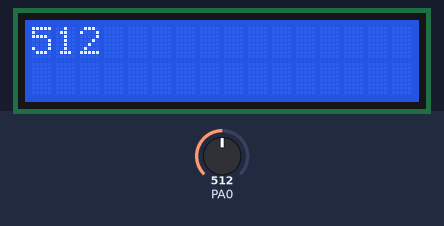
Recording of a program running on a simulated ATmega32, built with avr-gcc and emulated at 16 MHz. On the bench: 16×2 character LCD. Wiring (inferred from the names in the program): character LCD (HD44780): RS PA3; E PA2; data PB0, PB1, PB2, PB4. The inputs (shaded band) are chosen by the test bench; at power-on: PA0 = 512. The character LCD is taken to start in 4-bit mode.

Above: at 2.6 s.
2.7 s: PA0 set to 716
At 3.4 s:
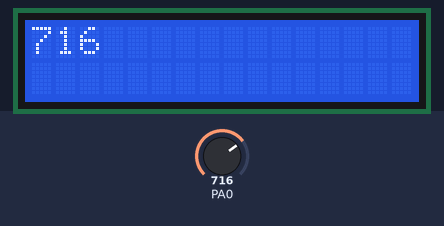
4.4 s: PA0 set to 900
At 6.1 s:
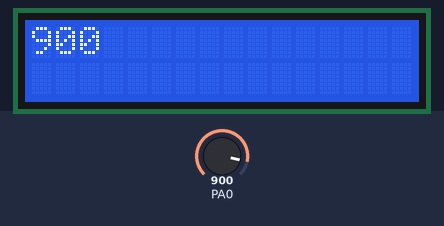
6.4 s: PA0 set to 1023
At 8.0 s:
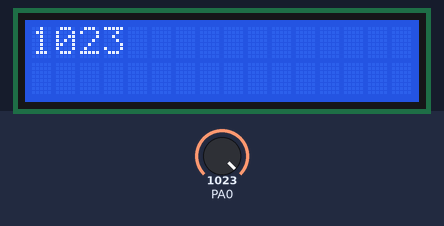
Timing chart, 0 to 9.5 s (numbered marks = the images above; inputs shaded):
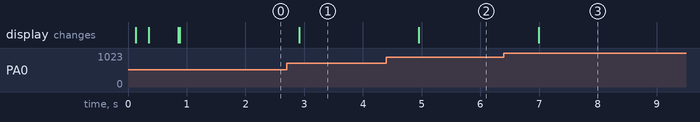

Measured:
- after the input at 2.7 s, the display: changes after 0.21 s (image 1)
- after the input at 4.4 s, the display: changes after 0.55 s (image 2)
- after the input at 6.4 s, the display: changes after 0.59 s (image 3)

The program:

main.c
```c
/*
 * ADC.c
 *
 * Created: 10/24/2023 1:49:22 PM
 * Author : LENOVO
 */

#include <avr/io.h>
#include "ADC (1).h"
#include "LCD.h"


int main(void)
{
    /* Replace with your application code */

	LCD_INIT();
	ADC_ConfigType ADC_CONFIG = {AVCC, F_8};
	ADC_init(&ADC_CONFIG);

	_delay_ms(100);
	LCD_write_command(0x0C); // display on, cursor off
	_delay_ms(100);
	LCD_write_command(0x01); // make clear LCD
	_delay_ms(1);
	LCD_write_string("ADC building in project......");
	_delay_ms(500);
	LCD_write_command(0x01); // make clear LCD
	_delay_ms(10);

    while (1)
    {//(ADC_readChannel(0x01)*5*150/1024*.01*1.5);
		LCD_write_number(ADC_readChannel(0x00));
		_delay_ms(1000);
		LCD_write_command(0x01); // make clear LCD
		_delay_ms(1);

    }
}
```

ADC__1_.c
```c
/*
 * ADC.c
 *
 *  Created on: Oct 2, 2021
 *  Author: Menna Sayed
 *
 ***********************************************************************************/

#include "ADC (1).h"


void ADC_init(const ADC_ConfigType* Config_ptr){

	ADMUX=0;
	switch(Config_ptr->ref_volt)
	{
	case 3:                   /*internal vref..2.56v*/
		SETBIT(ADMUX,REFS1);
		SETBIT(ADMUX,REFS0);
		break;
	case 0:                    /* Aref...External voltage*/
		break;
	case 1:                    /*avcc .. 5v*/
		SETBIT(ADMUX,REFS0);
		break;
	}
	ADCSRA =0;
	switch(Config_ptr->Prescaler)            //selecting the prescaler
	{
	case 0:
		break;
	case 1:
		SETBIT(ADCSRA,ADPS0);
		break;
	case 2:
		SETBIT(ADCSRA,ADPS1);
		break;
	case 3:
		SETBIT(ADCSRA,ADPS0);
		SETBIT(ADCSRA,ADPS1);
		break;
	case 4:
		SETBIT(ADCSRA,ADPS2);
		break;
	case 5:
		SETBIT(ADCSRA,ADPS0);
		SETBIT(ADCSRA,ADPS2);
		break;
	case 6:
		SETBIT(ADCSRA,ADPS1);
		SETBIT(ADCSRA,ADPS2);
		break;
	case 7:
		SETBIT(ADCSRA,ADPS0);
		SETBIT(ADCSRA,ADPS1);
		SETBIT(ADCSRA,ADPS2);
		break;
	}
	SETBIT(ADCSRA,ADEN);   //ADC enable
	CLRBIT(ADCSRA,ADIE);  //to disable interrupt

}
uint16_t ADC_readChannel(uint8_t ch_num){

ch_num &= 0x07;                /*for making sure that the entered no is only 3 bits*/
ADMUX &= 0xE0;                  /*for clearing the first 5 bits in the reg */
ADMUX |= ch_num;                /*inserting channel num in admux reg*/
SETBIT(ADCSRA,ADSC);           /*START CONVERSION*/
while(READBIT(ADCSRA,ADIF) == 0);   /*polling till the flag is set*/
SETBIT(ADCSRA,ADIF);            /*for clearing the flag after conversion*/
return ADC;                      /*to read the value after the conversion from adc data reg.*/
}
```

ADC__1_.h
```c
/*
 * ADC.h
 *
 *  Created on: Oct 2, 2021
 *      Author: Menna Sayed
 */

#include "std_macros.h"
#ifndef ADC_H_
#define ADC_H_

/*******************************************************************************
 *                               Types Declaration                             *
 *******************************************************************************/

typedef	enum{   F_2_0,F_2_1,F_4,F_8,F_16,F_32,F_64,F_128    } ADC_Prescaler;

typedef	enum{
	Aref,AVCC,Reserved,Internal
}ADC_REFRENCE_VOLT;

typedef struct{
	              ADC_REFRENCE_VOLT ref_volt;
	              ADC_Prescaler     Prescaler;   /*value from 0..to..7  corresponds to definit prescaler value*/

}ADC_ConfigType;

/************************************refrence values********************************/
#define ADC_REF_VOLT               5
#define ADC_MAX_VALUE              1023

/************************************Prototypes***********************************/

void ADC_init(const ADC_ConfigType* Config_ptr);
uint16_t ADC_readChannel(uint8_t ch_num);


#endif /* ADC_H_ */
```

std_macros.h
```c
/*
 * std_macros.h
 *
 * Created: 8/11/2022 10:47:05 PM
 *  Author: lenovo 520
 */


#ifndef STD_MACROS_H_
#define STD_MACROS_H_

#include <avr/io.h>   // this file include all register addresses macros like DDRA
#define F_CPU 16000000UL // set the frequency of microcontroller
#include <util/delay.h> // this header include all delay function like _delay_ms
#include <avr/interrupt.h> // this header is necessary when you deal with interrupt

#define SETBIT(REG,BIT) (REG |= 1<<BIT)
#define CLRBIT(REG,BIT) (REG &= ~(1<<BIT))
#define TOGBIT(REG,BIT) (REG ^= 1<<BIT)
#define READBIT(REG,BIT)  ((REG >> BIT) & 1)


#endif /* STD_MACROS_H_ */
```

LCD.c
```c
/*
 * lcd.c
 *
 * Created: 10/22/2023 10:19:12 AM
 *  Author: LENOVO
 */
#include "LCD.h"
#include "stdio.h"
#include "avr/delay.h"

/***********************
funcName: LCD_write_command
InType:
OutType:
Description:
************************/
void LCD_write_command(uint8_t data)
{
	RS(0);
	D7(READBIT(data, 7));
	D6(READBIT(data, 6));
	D5(READBIT(data, 5));
	D4(READBIT(data, 4));
	EN(1);
	_delay_ms(1);
	EN(0);
	_delay_ms(1);
	D7(READBIT(data, 3));
	D6(READBIT(data, 2));
	D5(READBIT(data, 1));
	D4(READBIT(data, 0));
	EN(1);
	_delay_ms(1);
	EN(0);
	_delay_ms(1);
}


/***********************
funcName: LCD_INIT
InType:
OutType:
Description:
************************/
void LCD_INIT(void)
{
	LCD_CONTROL_PINS;
	LCD_DATA_PINS;

	LCD_write_command(0x28); // initialization in 8bit mode of 16X2 LCD
	_delay_ms(1);

	LCD_write_command(0x01); // make clear LCD
	_delay_ms(1);

	LCD_write_command(0x02); // return home
	_delay_ms(1);

	LCD_write_command(0x06); // make increment in cursor
	_delay_ms(1);

	LCD_write_command(0x80); // "8" go to first line and "0" is for 0th position
	_delay_ms(1);
	/*
	LCD_write_command(0x0E);
	_delay_ms(4);
	LCD_write_command(0x3);
	_delay_ms(4);
	LCD_write_command(0x3);
	_delay_ms(4);
	LCD_write_command(0x3);
	_delay_ms(4);
	LCD_write_command(0x2);
	_delay_ms(4);
	LCD_write_command(0x28);
	_delay_ms(4);
	LCD_write_command(0x01);
	_delay_ms(4);
	LCD_write_command(0x06);
	_delay_ms(4);
	LCD_write_command(0xc);
	_delay_ms(4);*/
}

/***********************
funcName: LCD_write_number
InType:
OutType:
Description:
************************/
void LCD_write_number(uint64_t data)
{
	int8_t i =8 ;
	uint8_t arr[10];

	if (data == 0)
	{
		lCD_write_char('0');
	}

	for(i = 0 ; data != 0; i++)
	{
		arr[i] = data % 10 + 48;
		data /= 10;
	}
	i--;
	while (i >= 0)
	{
		lCD_write_char (arr[i]);
		i--;
	}
}

/***********************
funcName: LCD_write_number
InType:
OutType:
Description:
************************/
void lCD_write_char(uint8_t data)
{
	RS(1);
	D7(READBIT(data, 7));
	D6(READBIT(data, 6));
	D5(READBIT(data, 5));
	D4(READBIT(data, 4));
	EN(1);
	_delay_ms(1);
	EN(0);
	_delay_ms(1);
	D7(READBIT(data, 3));
	D6(READBIT(data, 2));
	D5(READBIT(data, 1));
	D4(READBIT(data, 0));
	EN(1);
	_delay_ms(1);
	EN(0);
	_delay_ms(1);

}

/***********************
funcName: LCD_write_string
InType:
OutType:
Description:
************************/

void LCD_write_string(uint8_t *data)
{
	uint8_t i = 0;
	while (data[i] != 0)
	{
		lCD_write_char(data[i]);
		i++;
	}
}

/***********************
funcName: LCD_write_string
InType:
OutType:
Description:
************************/
void LCD_CLEAR()
{
	LCD_write_command(0x01); // make clear LCD
	_delay_ms(10);
}
```

LCD.h
```c
/*
 * LCD.h
 *
 * Created: 10/22/2023 10:17:43 AM
 *  Author: LENOVO
 */


#ifndef LCD_H_
#define LCD_H_
#include "std_macros.h"
#define LCD_DATA_PINS DDRB |= 0b00010111
#define LCD_CONTROL_PINS DDRA |= 0b00001100

// LCD pins rs, en, d7---d4
#define RS(x)		if (x == 1) SETBIT(PORTA, 3); else CLRBIT(PORTA, 3)
#define EN(x)		if (x == 1) SETBIT(PORTA, 2); else CLRBIT(PORTA, 2)
#define D7(x)		if (x == 1) SETBIT(PORTB, 4); else CLRBIT(PORTB, 4)
#define D6(x)		if (x == 1) SETBIT(PORTB, 2); else CLRBIT(PORTB, 2)
#define D5(x)		if (x == 1) SETBIT(PORTB, 1); else CLRBIT(PORTB, 1)
#define D4(x)		if (x == 1) SETBIT(PORTB, 0); else CLRBIT(PORTB, 0)

void LCD_INIT(void);
void LCD_write_command(uint8_t data);
void lCD_write_char(uint8_t data);
void LCD_write_number(uint64_t data);
void LCD_CLEAR(void);


#endif /* LCD_H_ */
```
